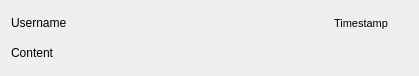
<?xml version="1.0" encoding="UTF-8"?>
<ui version="4.0">
 <class>MessageWidget</class>
 <widget class="QWidget" name="MessageWidget">
  <property name="geometry">
   <rect>
    <x>0</x>
    <y>0</y>
    <width>419</width>
    <height>76</height>
   </rect>
  </property>
  <property name="windowTitle">
   <string>Form</string>
  </property>
  <layout class="QVBoxLayout" name="verticalLayout_2">
   <item>
    <layout class="QVBoxLayout" name="verticalLayout">
     <item>
      <layout class="QHBoxLayout" name="horizontalLayout" stretch="3,1,0">
       <item>
        <widget class="QLabel" name="usernameLabel">
         <property name="text">
          <string>Username</string>
         </property>
        </widget>
       </item>
       <item>
        <widget class="QLabel" name="timestampLabel">
         <property name="font">
          <font>
           <pointsize>8</pointsize>
          </font>
         </property>
         <property name="text">
          <string>Timestamp</string>
         </property>
         <property name="alignment">
          <set>Qt::AlignRight|Qt::AlignTrailing|Qt::AlignVCenter</set>
         </property>
        </widget>
       </item>
       <item>
        <spacer name="horizontalSpacer">
         <property name="orientation">
          <enum>Qt::Horizontal</enum>
         </property>
         <property name="sizeHint" stdset="0">
          <size>
           <width>20</width>
           <height>20</height>
          </size>
         </property>
        </spacer>
       </item>
      </layout>
     </item>
     <item>
      <widget class="QLabel" name="contentLabel">
       <property name="sizePolicy">
        <sizepolicy hsizetype="Preferred" vsizetype="Preferred">
         <horstretch>0</horstretch>
         <verstretch>0</verstretch>
        </sizepolicy>
       </property>
       <property name="maximumSize">
        <size>
         <width>700</width>
         <height>16777215</height>
        </size>
       </property>
       <property name="text">
        <string>Content</string>
       </property>
       <property name="wordWrap">
        <bool>true</bool>
       </property>
      </widget>
     </item>
    </layout>
   </item>
  </layout>
 </widget>
 <resources/>
 <connections/>
</ui>
